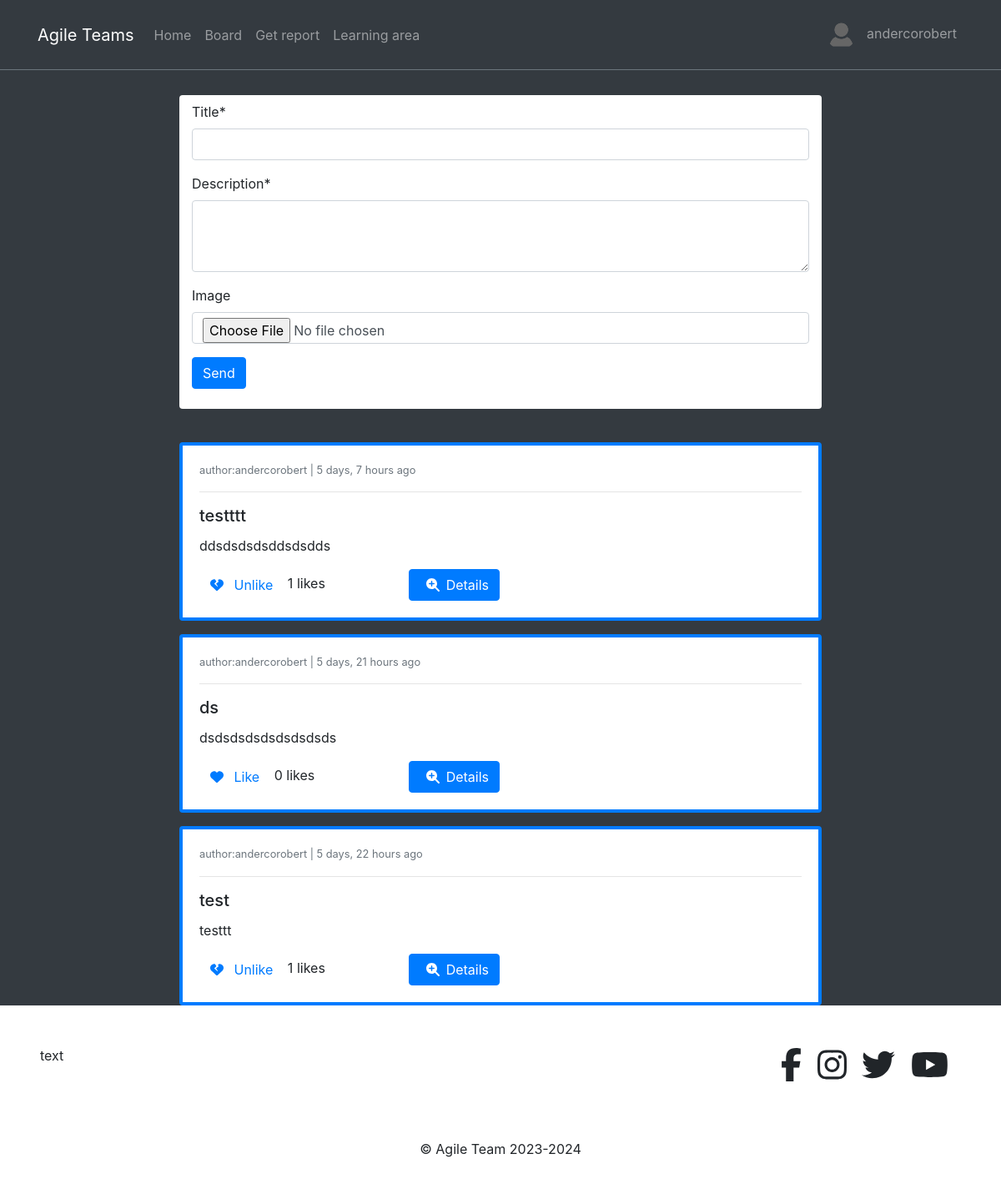
/posts/ (signed in), run on an earlier commit of the app's database.
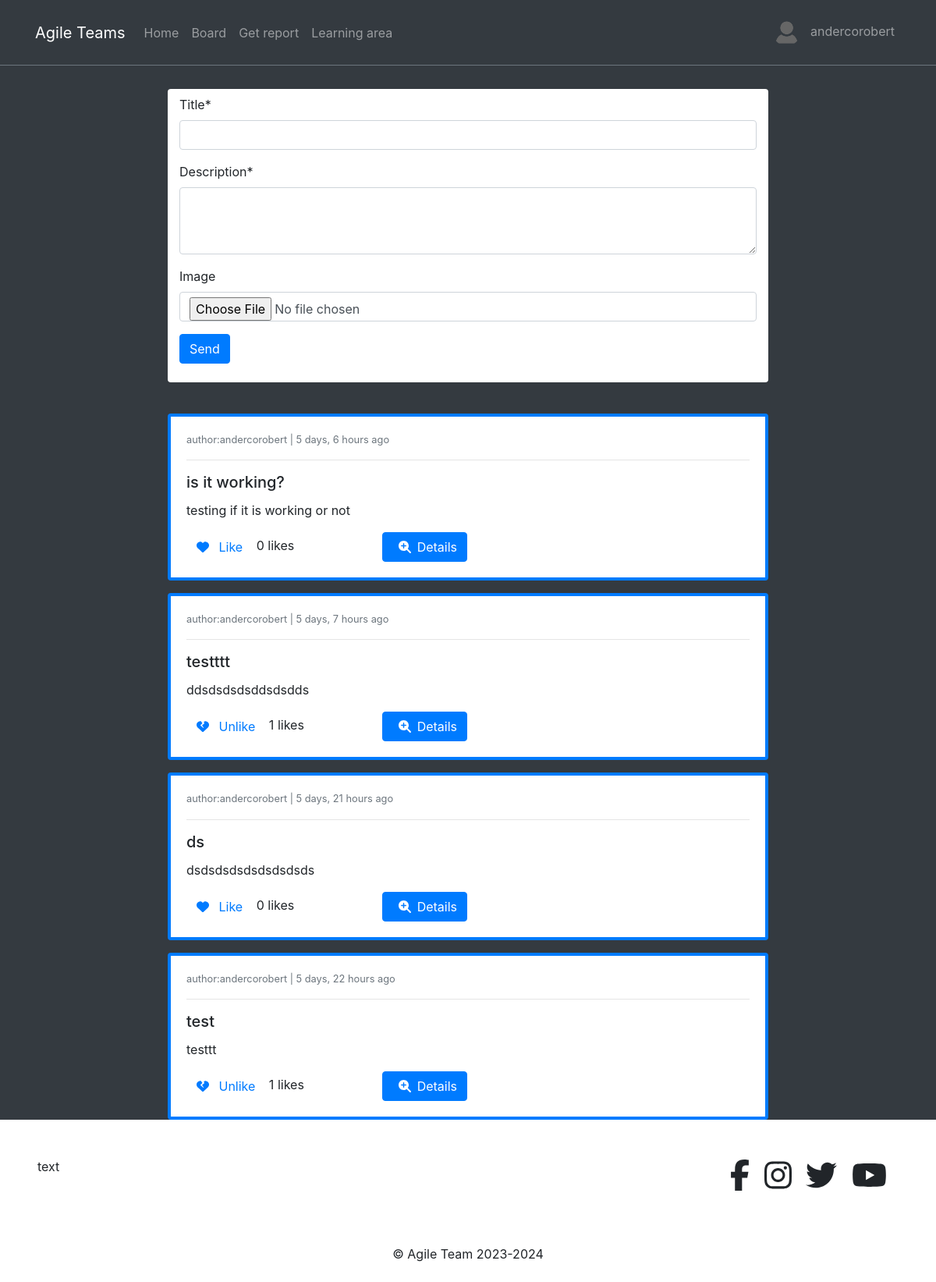
And on a later commit of the database.
### posts/models.py (models this page shows, shortened)
class Post(models.Model):
    author = models.ForeignKey(Profile, on_delete=models.CASCADE)
    liked = models.ManyToManyField(Profile, related_name="liked", blank=True)
    updated = models.DateTimeField(auto_now=True)
    created = models.DateTimeField(auto_now_add=True)

class GeneralPost(Post):
    title = models.CharField(max_length=200)
    description = models.CharField(max_length=300)
    image = models.ImageField(upload_to=get_upload_path, blank=True, validators=[FileExtensionValidator(['png','jpg', 'jpeg'])])
    def get_absolute_url(self):
        return reverse("posts:gp-detail", kwargs={"pk": self.pk})

class Post(models.Model):
    author = models.ForeignKey(Profile, on_delete=models.CASCADE)
    liked = models.ManyToManyField(Profile, related_name="liked", blank=True)
    updated = models.DateTimeField(auto_now=True)
    created = models.DateTimeField(auto_now_add=True)

### profiles/models.py (models this page shows)
class Profile(models.Model):
    user = models.OneToOneField(User, on_delete=models.CASCADE)
    bio = models.TextField()
    profile_picture = models.ImageField(upload_to=get_upload_path, default="uploads/profile/img/avatar.png", validators=[FileExtensionValidator(['png','jpg', 'jpeg'])])
    team = models.CharField(max_length=200)
    updated = models.DateTimeField(auto_now=True)
    created = models.DateTimeField(auto_now_add=True)
    def __str__(self):
        return "{}".format(self.user)

### posts/views.py (the view)
# urls.py: path('', PostCreateView.as_view(), name='post-list'),
class PostCreateView(FormUserRequiredMixin, CreateView):
    form_class = PostForm
    template_name = 'posts/board.html'
    success_url = reverse_lazy('posts:post-list')
    def get_context_data(self, **kwargs):
        qs1 = ProblemPost.objects.public_only()
        qs2 = GeneralPost.objects.all()
        qs = sorted(chain(qs1, qs2), reverse=True, key=lambda obj: obj.created)
        context=super().get_context_data(**kwargs)
        context["object_list"]= qs
        return context

### posts/forms.py (shortened to what this page needs)
class PostForm(forms.ModelForm):
    description = forms.CharField(widget=forms.Textarea(attrs={'rows':3}))
    class Meta:
        model = GeneralPost
        fields = ('title', 'description', 'image')

### posts/models.py (called while the page is built)
    def public_only(self):
        return self.filter(problem_reported__public = True)

### profiles/context_processors.py (called while the page is built)
def profile_pic(request):
    if request.user.is_authenticated:
        user = request.user
        try:
            profile_obj = Profile.objects.get(user=user)
            pic = profile_obj.profile_picture
        except Profile.DoesNotExist:
            pic = None
        return {'picture':pic}
    return {}

def get_profile(request):
    if request.user.is_authenticated:
        user = request.user
        try:
            profile_obj = Profile.objects.get(user=user)
        except Profile.DoesNotExist:
            pic = None
        return {'profile':profile_obj}
    return {}

### posts/templates/posts/board.html (shortened to what this page needs)
{% extends 'base.html' %}
{% load crispy_forms_tags %}
{% block content %}
<div class="col-8 mx-auto" style="margin-top: 70px;">
    <div class ='container bg-white pt-2 pb-4 rounded'>
        <form action="" method="POST" enctype="multipart/form-data">
            {{form|crispy}}
            <button type="submit" class="btn btn-primary">Send</button>
        </form>
    </div>
    <br>
    {% for obj in object_list %}
        <div class="{% if obj.problem_reported %}border-danger{% else %}border-primary{% endif %} card card-body mt-3" style="border-width: 4px;">
            {% if obj.problem_reported %}
                <small class='text-muted'> author:{{obj.problem_reported.user}} | {{obj.problem_reported.created|timesince}} ago </small>
                <hr>
                <h5 class= 'card-title'> {{obj.problem_reported.category}}</h5>
                <p class='card-text'> {{obj.problem_reported.description}}</p>
            {% else %}
                <small class='text-muted'> author:{{obj.author}} | {{obj.created|timesince}} ago </small>
                <hr>
                <h5 class='card-title'> {{obj.title}}</h5>
                <p class='card-text'> {{obj.description}}</p>
            {% endif %}
            <form action="{% url "posts:post-like" %}" method='POST'>
                <div class='row'>
                    <div class='col-4'>
                        <button class='btn btn-link' type='submit' style="text-decoration:none">
                        {% if profile not in obj.liked.all%}
                                <i class="fa-solid fa-heart"></i>
                                <span class='ml-2'>Like</span>
                        {% else %}
                                <i class="fa-solid fa-heart-crack"></i>
                                <span class='ml-2'>Unlike</span>
                        {% endif %}
                        </button>
                        <span class="text-black"> {{obj.liked.all.count}} likes </span>
                    </div>
                    <div class='col-4'>
                        <a href='{{obj.get_absolute_url}}' class='btn btn-primary'>
                            <span class='ml-2'><i class="fa-solid fa-magnifying-glass-plus mr-2"></i>Details </span>
                        </a>
                    </div>
                </div>
            </form>
        </div>
    {% endfor %}
</div>
{% endblock content %}

What changed in the data, as far as the page shows it:
added GeneralPost: author "andercorobert", created "5 days, 6 hours", title "is it working?", description "testing if it is working or not", shows "Like", liked.all.count "0"
